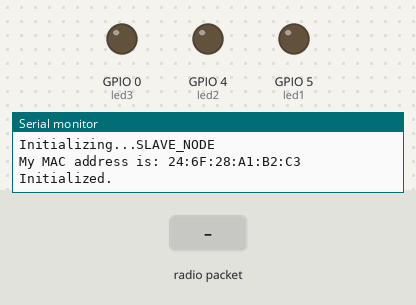
The sketch below on a simulated ESP8266 (NodeMCU). Parts: output pins drawn as LEDs (lit = HIGH), the last lines printed to the serial monitor. The test bench sets the inputs (shaded band).

Above: at 1.2 s.
1.3 s: radio packet "1" arrives
At 2.7 s:
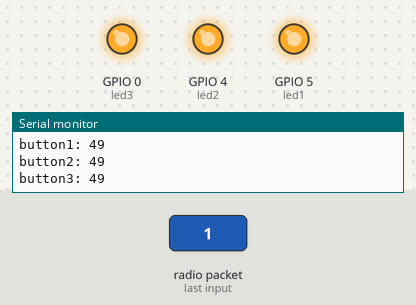
Timing chart, 0 to 4.3 s (numbered marks = the images above; inputs shaded):
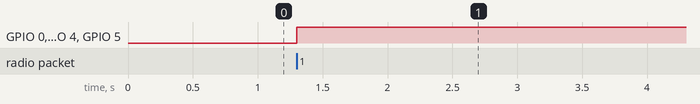

Measured:
- after the input at 1.3 s, GPIO 0 (led3), GPIO 4 (led2), GPIO 5 (led1): LOW → HIGH at once

The sketch:

CURRENTSLAVE.ino
```cpp
#include<ESP8266WiFi.h>
#include<espnow.h>

#define MY_NAME   "SLAVE_NODE"
const int led1 = 5;
const int led2 = 4;
const int led3 = 0;
struct __attribute__((packed)) dataPacket {

  int state;

};

void dataReceived(uint8_t *senderMac, uint8_t *data, uint8_t dataLength) {
  char macStr[18];
  dataPacket packet;

  snprintf(macStr, sizeof(macStr), "%02x:%02x:%02x:%02x:%02x:%02x", senderMac[0], senderMac[1], senderMac[2], senderMac[3], senderMac[4], senderMac[5]);

  Serial.println();
  Serial.print("Received data from: ");
  Serial.println(macStr);

  memcpy(&packet, data, sizeof(packet));

  Serial.print("button1: ");
  Serial.println(packet.state);
  digitalWrite(led1,(packet.state));

  Serial.print("button2: ");
  Serial.println(packet.state);
  digitalWrite(led2,(packet.state));

  Serial.print("button3: ");
  Serial.println(packet.state);
  digitalWrite(led3,(packet.state));

}

void setup() {
  pinMode(led1,OUTPUT);
  pinMode(led2,OUTPUT);
  pinMode(led3,OUTPUT);
  Serial.begin(115200);     // initialize serial port

  Serial.println();
  Serial.println();
  Serial.println();
  Serial.print("Initializing...");
  Serial.println(MY_NAME);
  Serial.print("My MAC address is: ");
  Serial.println(WiFi.macAddress());

  WiFi.mode(WIFI_STA);
  WiFi.disconnect();        // we do not want to connect to a WiFi network

  if(esp_now_init() != 0) {
    Serial.println("ESP-NOW initialization failed");
    return;
  }

  esp_now_register_recv_cb(dataReceived);   // this function will get called once all data is sent

  Serial.println("Initialized.");
}

void loop() {


}
```
